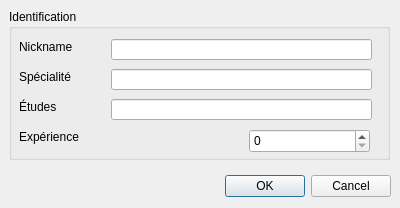
<?xml version="1.0" encoding="UTF-8"?>
<ui version="4.0">
 <class>LoginScreen</class>
 <widget class="QDialog" name="LoginScreen">
  <property name="geometry">
   <rect>
    <x>0</x>
    <y>0</y>
    <width>400</width>
    <height>208</height>
   </rect>
  </property>
  <property name="windowTitle">
   <string>Dialog</string>
  </property>
  <widget class="QDialogButtonBox" name="buttonBox">
   <property name="geometry">
    <rect>
     <x>10</x>
     <y>170</y>
     <width>381</width>
     <height>32</height>
    </rect>
   </property>
   <property name="orientation">
    <enum>Qt::Horizontal</enum>
   </property>
   <property name="standardButtons">
    <set>QDialogButtonBox::Cancel|QDialogButtonBox::Ok</set>
   </property>
  </widget>
  <widget class="QGroupBox" name="groupBox">
   <property name="geometry">
    <rect>
     <x>9</x>
     <y>9</y>
     <width>381</width>
     <height>151</height>
    </rect>
   </property>
   <property name="title">
    <string>Identification</string>
   </property>
   <widget class="QLineEdit" name="nicknameInput">
    <property name="geometry">
     <rect>
      <x>102</x>
      <y>30</y>
      <width>261</width>
      <height>21</height>
     </rect>
    </property>
   </widget>
   <widget class="QLabel" name="label">
    <property name="geometry">
     <rect>
      <x>10</x>
      <y>30</y>
      <width>81</width>
      <height>16</height>
     </rect>
    </property>
    <property name="text">
     <string>Nickname</string>
    </property>
   </widget>
   <widget class="QLineEdit" name="specialtyInput">
    <property name="geometry">
     <rect>
      <x>102</x>
      <y>60</y>
      <width>261</width>
      <height>21</height>
     </rect>
    </property>
   </widget>
   <widget class="QLabel" name="label_2">
    <property name="geometry">
     <rect>
      <x>10</x>
      <y>60</y>
      <width>81</width>
      <height>16</height>
     </rect>
    </property>
    <property name="text">
     <string>Spécialité</string>
    </property>
   </widget>
   <widget class="QLineEdit" name="scholarshipsInput">
    <property name="geometry">
     <rect>
      <x>102</x>
      <y>90</y>
      <width>261</width>
      <height>21</height>
     </rect>
    </property>
   </widget>
   <widget class="QLabel" name="label_3">
    <property name="geometry">
     <rect>
      <x>10</x>
      <y>90</y>
      <width>81</width>
      <height>16</height>
     </rect>
    </property>
    <property name="text">
     <string>Études</string>
    </property>
   </widget>
   <widget class="QLabel" name="label_4">
    <property name="geometry">
     <rect>
      <x>10</x>
      <y>120</y>
      <width>81</width>
      <height>16</height>
     </rect>
    </property>
    <property name="text">
     <string>Expérience</string>
    </property>
   </widget>
   <widget class="QSpinBox" name="experiencesSpinInput">
    <property name="geometry">
     <rect>
      <x>240</x>
      <y>120</y>
      <width>121</width>
      <height>24</height>
     </rect>
    </property>
   </widget>
  </widget>
 </widget>
 <resources/>
 <connections>
  <connection>
   <sender>buttonBox</sender>
   <signal>accepted()</signal>
   <receiver>LoginScreen</receiver>
   <slot>accept()</slot>
   <hints>
    <hint type="sourcelabel">
     <x>248</x>
     <y>254</y>
    </hint>
    <hint type="destinationlabel">
     <x>157</x>
     <y>274</y>
    </hint>
   </hints>
  </connection>
  <connection>
   <sender>buttonBox</sender>
   <signal>rejected()</signal>
   <receiver>LoginScreen</receiver>
   <slot>reject()</slot>
   <hints>
    <hint type="sourcelabel">
     <x>316</x>
     <y>260</y>
    </hint>
    <hint type="destinationlabel">
     <x>286</x>
     <y>274</y>
    </hint>
   </hints>
  </connection>
 </connections>
</ui>
